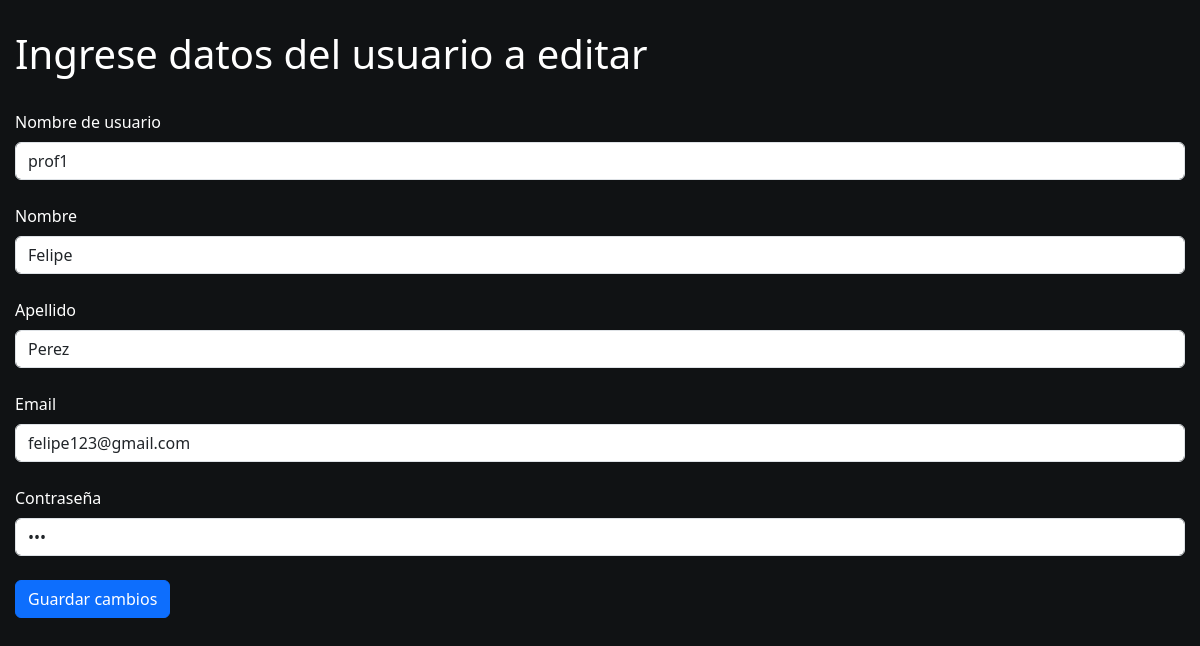
Screenshot of /editar_usuarios.php?id=1 with the database file from the repository.
### tables this page shows
CREATE TABLE usuario(
    id INT PRIMARY KEY AUTO_INCREMENT,
    nombre_usuario VARCHAR(50) NOT NULL UNIQUE,
    nombre VARCHAR(50) NOT NULL,
    apellido VARCHAR(50) NOT NULL,
    email VARCHAR(200) NOT NULL UNIQUE,
    contrasenia VARCHAR(200) NOT NULL
);

### editar_usuarios.php (the view, shortened to what this page needs)
<?php
require_once ("conexion.php");
$id = $_GET['id'];
$sql = "SELECT * FROM usuario WHERE id = ?";
$stmt = $conexion->prepare($sql);
$stmt->execute([
    $id
    ]);
$fila = $stmt->fetch(PDO::FETCH_ASSOC);
?>
<!DOCTYPE html>
<html lang="en">
<head>
     <link href="https://cdn.jsdelivr.net/npm/bootstrap@5.3.8/dist/css/bootstrap.min.css"
        rel="stylesheet"
>
        <link rel="stylesheet" href="disenio.css">
</head>
<body>
    <h1>Ingrese datos del usuario a editar</h1>
    <br>
    <form action="guardar_editar_usuario.php" method="POST">
    <label class="form-label">Nombre de usuario</label>
    <input type="text" class="form-control" id="nombreUsuario" name="nombreUsuario" value="<?php echo $fila['nombre_usuario']; ?>" required>
    <br>
    <label class="form-label">Nombre</label>
    <input type="text" class="form-control" id="nombre" name="nombre" value="<?php echo $fila['nombre']; ?>" required>
    <br>
    <label class="form-label">Apellido</label>
    <input type="text" class="form-control" id="apellido" name="apellido" value="<?php echo $fila['apellido']; ?>" required>
    <br>
    <label class="form-label">Email</label>
    <input type="email" class="form-control" id="email" name="email" value="<?php echo $fila['email']; ?>" required>
    <br>
    <label class="form-label">Contraseña</label>
    <input type="password" class="form-control" id="contrasenia" name="contrasenia" value="<?php echo $fila['contrasenia']; ?>" required>
    <br>
    <button type="submit" class="btn btn-primary">Guardar cambios</button>
    </form>
</body>
</html>

### disenio.css (style rules this page uses)
html, body { margin: 0; padding: 0; min-height: 100%; background-color: #101214; color: white; }
body { min-height: 100vh; padding: 30px 15px; }

### rows the page displays
usuario: nombreUsuario "prof1", nombre "Felipe", apellido "Perez", email "felipe123@gmail.com"
